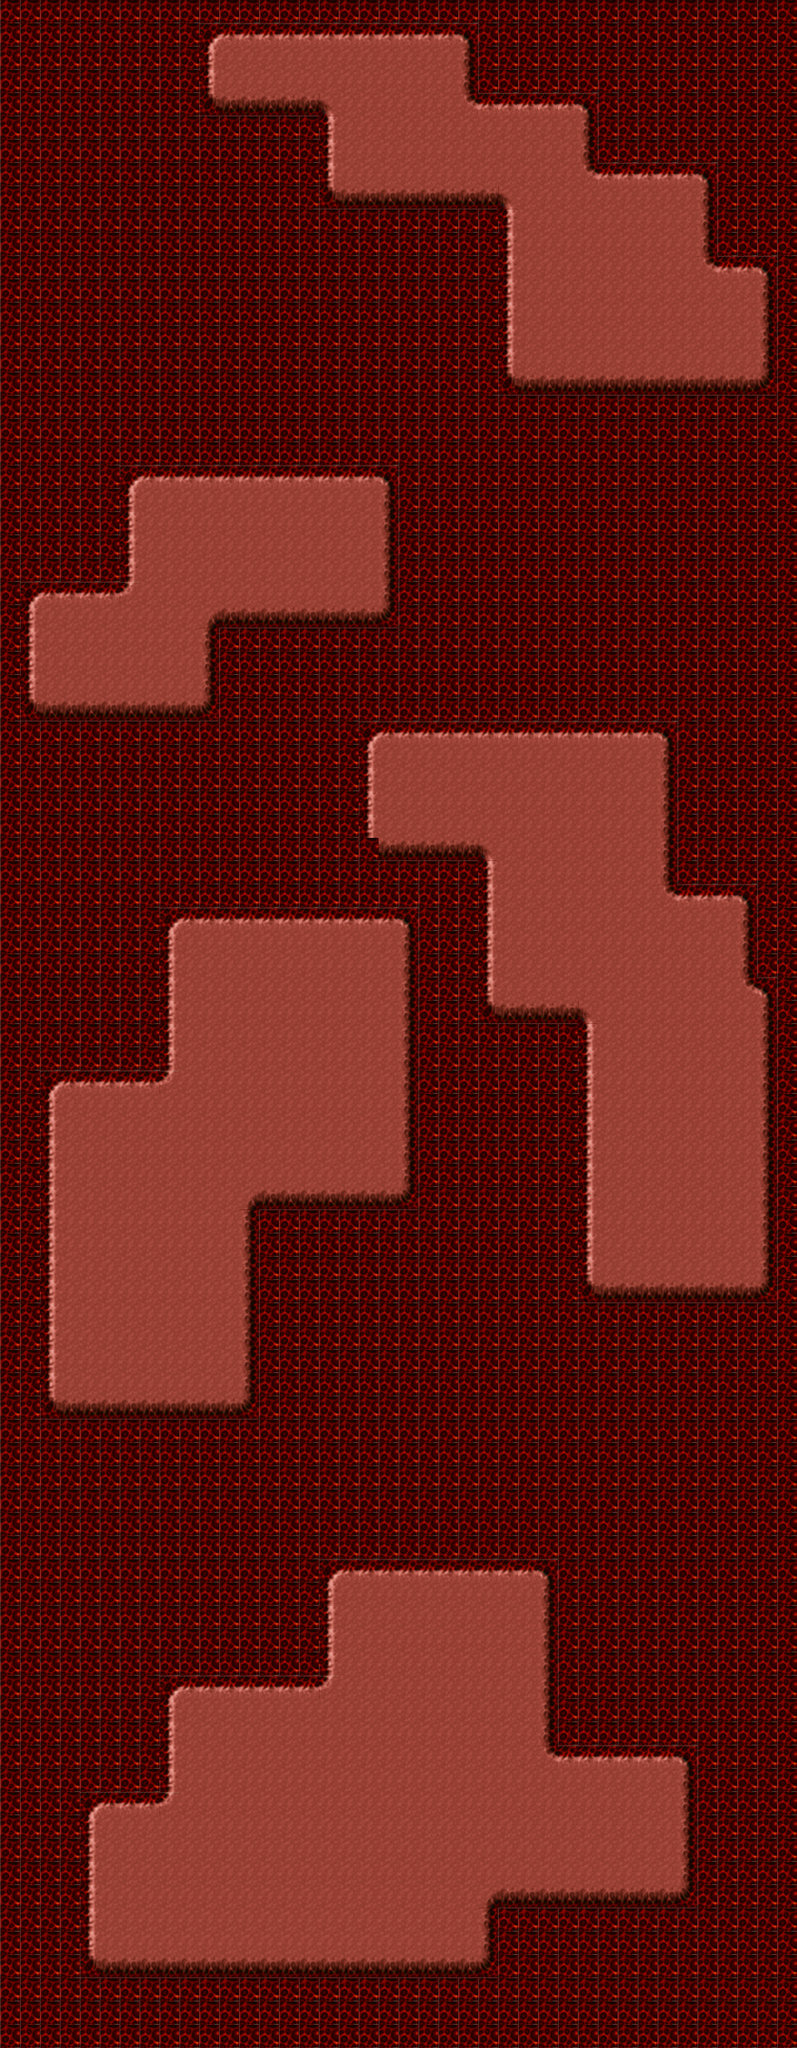

This is a level from a 2D game, rendered from its Tiled map with the project's own tilesets. A one-line summary and the map file follow, with tile-layer data summarised:
An orthogonal 40x88 tile map with 24x28 px tiles, 1 tile layer (Tile Layer 1).

<map version="1.0" orientation="orthogonal" renderorder="left-up" width="40" height="88" tilewidth="24" tileheight="28" nextobjectid="1">
 <tileset firstgid="1" name="shapes)" tilewidth="24" tileheight="28" tilecount="610" columns="10">
  <image source="../shapes).png" width="240" height="1708" />
 </tileset>
 <layer name="Tile Layer 1" width="40" height="88">
  <data>[3520 cells, 3520 non-empty, 14 distinct tile ids]</data>
 </layer>
</map>
